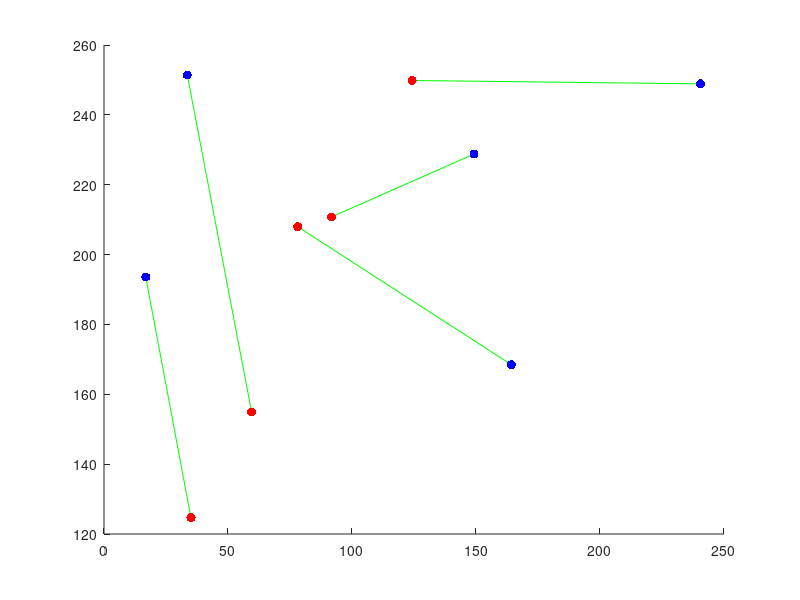
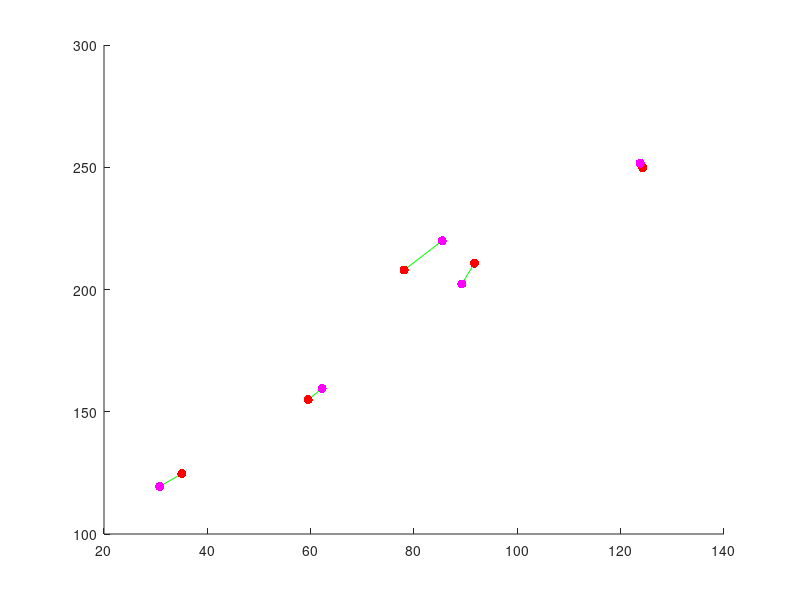
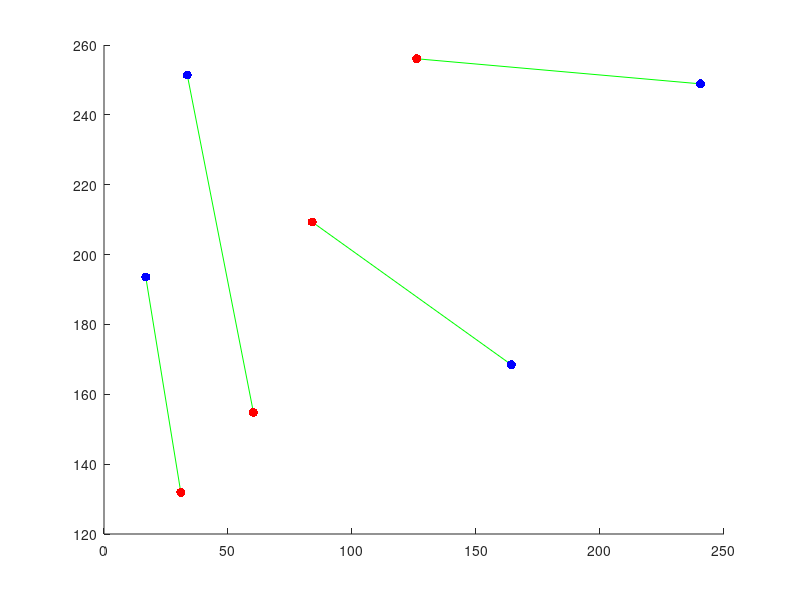
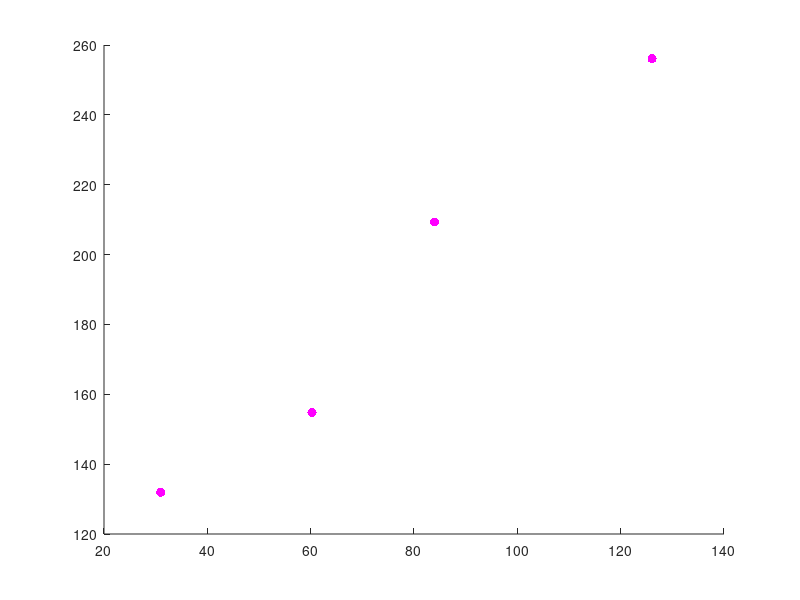

These charts were generated, in order, by the following MATLAB code:
function practical1
%Mapping blues to reds.
%The aim of practical 1 is to calculate the homography that best maps two
%sets of points to one another.  We will (eventually) use this for creating
%panoramas, and for calculating the 3d pose of planes.  You should use this
%template for your code and fill in the missing sections marked "TO DO"

%close all open figures
close all;

%set of two dimensional Cartesian points
pts1Cart = [  240.5000   16.8351   33.5890  164.2696  149.1911;...
              248.8770  193.5890   251.3901 168.4581  228.7723];

%turn points to homogeneous representation
pts1Hom = [pts1Cart; ones(1,size(pts1Cart,2))]
      
%define a homography
H = [0.6 0.7 -100; 1.0 0.6 50; 0.001 0.002 1.0]

%apply homography to points
pts2Hom = H*pts1Hom

%convert back to Cartesian
pts2Cart = pts2Hom(1:2,:)./repmat(pts2Hom(3,:),2,1)
%z = lambda and to convert back to get x = x^~/lambda.
%add a small amount of noise
noiseLevel = 4.0;
pts2Cart = pts2Cart+noiseLevel*randn(size(pts2Cart));

%draw two set of two dimensional points
%opens figure
figure; set(gcf,'Color',[1 1 1]);
%draw lines between each pair of points
nPoint = size(pts1Cart,2)
for (cPoint = 1:nPoint)
    %plot a green line between each pair of points
    plot([pts1Cart(1,cPoint) pts2Cart(1,cPoint)],[pts1Cart(2,cPoint) pts2Cart(2,cPoint)],'g-');
    %make sure we don't replace with next point
    hold on;
end;

%draws first set of points
plot(pts1Cart(1,:),pts1Cart(2,:),'b.','MarkerSize',20);
%remove axis
set(gca,'Box','Off');

%draws second set of points
plot(pts2Cart(1,:),pts2Cart(2,:),'r.','MarkerSize',20);
%saveas(gcf, 'practical1_a', 'jpg')
%now our goal is to transform the first points so that they map to the
%second set of points

%****TO DO****: Fill in the details of this routine 
%At the moment, it just returns and identity matrix (body is below)
HEst = 10000* calcBestHomography(pts1Cart, pts2Cart);

%now we will see how well the routine works by applying the mapping and
%measuring the square  distance between the desired and actual positions

%apply homography to points
pts2EstHom = HEst*pts1Hom

%convert back to Cartesian
pts2EstCart = pts2EstHom(1:2,:)./repmat(pts2EstHom(3,:),2,1)

%calculate mean squared distance from actual points
% include this in the report.
sqDiff = mean(sum((pts2Cart-pts2EstCart).^2))

%draw figure with points before and after
%draw two set of two dimensional points
%opens figure
figure; set(gcf,'Color',[1 1 1]);
%draw lines between each pair of points
nPoint = size(pts1Cart,2);
for (cPoint = 1:nPoint)
    %plot a green line pairs of actual and estimated points
    plot([pts2Cart(1,cPoint) pts2EstCart(1,cPoint)],[pts2Cart(2,cPoint) pts2EstCart(2,cPoint)],'g-');
    %make sure we don't replace with next point
    hold on;
end;

%draws second set of points
plot(pts2Cart(1,:),pts2Cart(2,:),'r.','MarkerSize',20);
%remove axis
set(gca,'Box','Off');

%draws estimated positions of second set of points
plot(pts2EstCart(1,:),pts2EstCart(2,:),'m.','MarkerSize',20);
%saveas(gcf, 'practical1_b', 'jpg')

%other things **** TO DO ****
%1. Convince yourself that the homography is ambiguous up to scale (by
%multiplying it by a constant factor and showing it does the same thing).
%Can you see why this is mathematically the case?
%2. Show empirically that your homography routine can EXACTLY map any four points to any
%other four points
%3. Now move to practical 1b.

%%%%%%%%%%%%%%%%%%%%%%%%%%%%%%%%%%%%%%%%%%%%%%%%%%%%%%%%%
pts1Cart = pts1Cart(:,1:4);
%pts1Hom = pts1Hom(:,1:4); 
pts1Hom = [pts1Cart; ones(1,size(pts1Cart,2))]
      
%define a homography
H = [0.6 0.7 -100; 1.0 0.6 50; 0.001 0.002 1.0]

%apply homography to points
pts2Hom = H*pts1Hom

%convert back to Cartesian
pts2Cart = pts2Hom(1:2,:)./repmat(pts2Hom(3,:),2,1)
%z = lambda and to convert back to get x = x^~/lambda.
%add a small amount of noise
noiseLevel = 4.0;
pts2Cart = pts2Cart+noiseLevel*randn(size(pts2Cart));

%draw two set of two dimensional points
%opens figure
figure; set(gcf,'Color',[1 1 1]);
%draw lines between each pair of points
nPoint = size(pts1Cart,2)
for (cPoint = 1:nPoint)
    %plot a green line between each pair of points
    plot([pts1Cart(1,cPoint) pts2Cart(1,cPoint)],[pts1Cart(2,cPoint) pts2Cart(2,cPoint)],'g-');
    %make sure we don't replace with next point
    hold on;
end;

%draws first set of points
plot(pts1Cart(1,:),pts1Cart(2,:),'b.','MarkerSize',20);
%remove axis
set(gca,'Box','Off');

%draws second set of points
plot(pts2Cart(1,:),pts2Cart(2,:),'r.','MarkerSize',20);
%saveas(gcf, 'practical1_c', 'jpg')
%now our goal is to transform the first points so that they map to the
%second set of points

%****TO DO****: Fill in the details of this routine 
%At the moment, it just returns and identity matrix (body is below)
HEst = 10000* calcBestHomography(pts1Cart, pts2Cart);

%now we will see how well the routine works by applying the mapping and
%measuring the square  distance between the desired and actual positions

%apply homography to points
pts2EstHom = HEst*pts1Hom

%convert back to Cartesian
pts2EstCart = pts2EstHom(1:2,:)./repmat(pts2EstHom(3,:),2,1)

%calculate mean squared distance from actual points
% include this in the report.
sqDiff = mean(sum((pts2Cart-pts2EstCart).^2))

%draw figure with points before and after
%draw two set of two dimensional points
%opens figure
figure; set(gcf,'Color',[1 1 1]);
%draw lines between each pair of points
nPoint = size(pts1Cart,2);
for (cPoint = 1:nPoint)
    %plot a green line pairs of actual and estimated points
    plot([pts2Cart(1,cPoint) pts2EstCart(1,cPoint)],[pts2Cart(2,cPoint) pts2EstCart(2,cPoint)],'g-');
    %make sure we don't replace with next point
    hold on;
end;

%draws second set of points
plot(pts2Cart(1,:),pts2Cart(2,:),'r.','MarkerSize',20);
%remove axis
set(gca,'Box','Off');

%draws estimated positions of second set of points
plot(pts2EstCart(1,:),pts2EstCart(2,:),'m.','MarkerSize',20);
%saveas(gcf, 'practical1_d', 'jpg')


%==========================================================================
function H = calcBestHomography(pts1Cart, pts2Cart)

%should apply direct linear transform (DLT) algorithm to calculate best
%homography that maps the points in pts1Cart to their corresonding match in 
%pts2Cart
%pg401 of the book
%****TO DO ****: replace this
H = eye(3);
pts1Hom = [pts1Cart; ones(1,size(pts1Cart,2))];
pts2Hom = [pts2Cart; ones(1,size(pts1Cart,2))];
A = [];

for i=1:length(pts1Hom)
    A = [A ;0, 0, 0, -pts1Hom(:,i)', pts2Hom(2,i)*(pts1Hom(:,i))'];
    A = [A ; pts1Hom(:,i)',0, 0, 0, -pts2Hom(1,i)*(pts1Hom(:,i))'];
    
end
%**** TO DO ****;
%first turn points to homogeneous
%then construct A matrix which should be (10 x 9) in size
%solve Ah = 0 by calling
h = solveAXEqualsZero(A); %(you have to write this routine too - see below)
H = reshape(h,[3,3])';

%reshape h into the matrix H

%Beware - when you reshape the (9x1) vector x to the (3x3) shape of a homography, you must make
%sure that it is reshaped with the values going first into the rows.  This
%is not the way that the matlab command reshape works - it goes columns
%first.  In order to resolve this, you can reshape and then take the
%transpose


%==========================================================================
function x = solveAXEqualsZero(A);
[u,s,v] = svd(A);
 x = v(:,end);
 
%****TO DO **** Write this routine 


